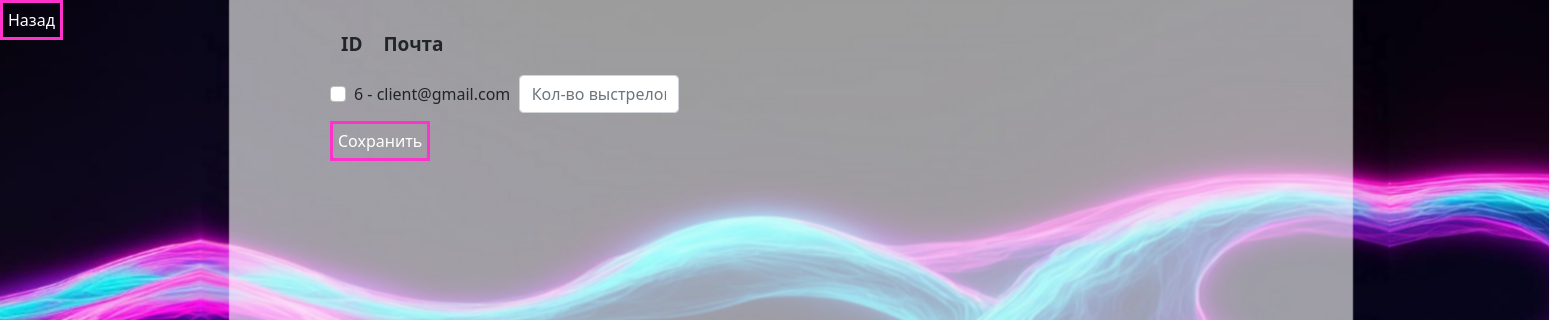
Before: /choise_client (signed in) with the older database file.
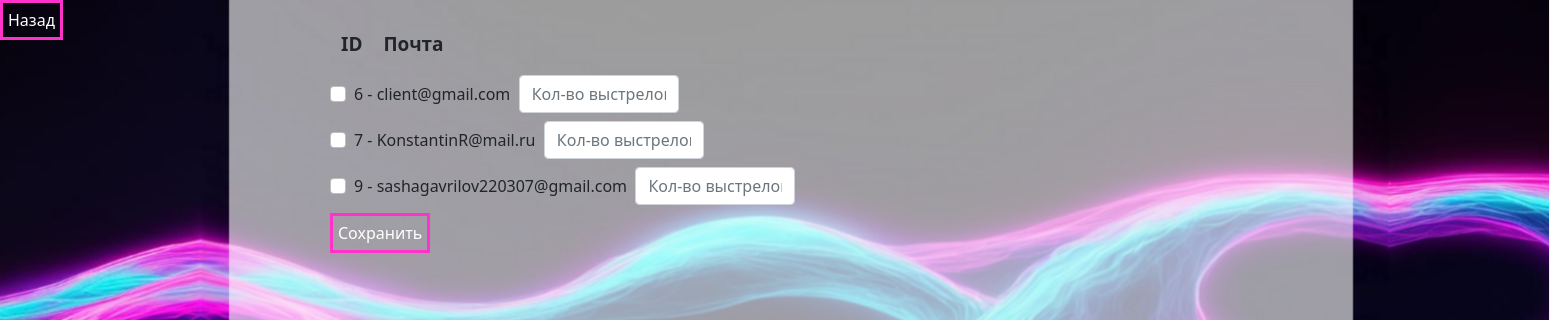
After: the same page with the newer database file.
### models.py (models this page shows)
class Clients(UserMixin, db.Model):
    id = db.Column(db.Integer, primary_key=True)
    email = db.Column(db.String(1000), unique=True)
    password = db.Column(db.String(3000))
    name = db.Column(db.String(1000))
    is_admin = db.Column(db.String(1000))

### admin.py (the view)
@admin.route('/choise_client', methods=['POST', 'GET'])
@login_required
def choice_clients():
    if current_user.is_admin == None:
        return redirect(url_for('client.client_func'))
    return render_template('choise_clients.html', spisok=get_all_clients())

### db_func.py (called while the page is built)
def get_all_clients():
    clients = Clients.query.all()
    return [[i.id, i.email] for i in clients if i.is_admin != 'True']

### run.py (called while the page is built)
def create_app():
    app = Flask(__name__)
    app.config['SECRET_KEY'] = 'secret-key-goes-here'
    app.config['SQLALCHEMY_DATABASE_URI'] = 'sqlite:///db.sqlite'
    app.config.from_envvar('FLASKR_SETTINGS', silent=True)
    app.config['UPLOAD_FOLDER'] = 'static/prizes'
    db.init_app(app)
    login_manager = LoginManager()
    login_manager.login_view = 'main.login'
    login_manager.init_app(app)
    @login_manager.user_loader
    def load_user(user_id):
        return Clients.query.get(int(user_id))
    app.register_blueprint(main_blueprint)
    app.register_blueprint(admin_blueprint)
    app.register_blueprint(client_blueprint)
    return app

### templates/choise_clients.html (shortened to what this page needs)
<!DOCTYPE html>
<html lang="en">
<head>
  <link href="https://cdn.jsdelivr.net/npm/bootstrap@5.0.1/dist/css/bootstrap.min.css" rel="stylesheet"
>
  <link href="\static\css\main.css" rel="stylesheet">
</head>
<body style="background: url('/static/images/neoncreate.jpg'); background-size: cover;">
  <form action="/create_field" method="post">
    <button style="padding: 5px;
    border: 3px solid #f3c;
    background-color: transparent;
    color: white;
    position: relative;">Назад</button>
  </form>
  <form method="post" action="/admin">
    <div class="clientchoice">
        <p style="position: relative; left:11px; font-size: 19px;"><b>ID</b> <b style="position: relative; left: 16px;">Почта</b></p>
    {% for i in spisok %}
    <div class="form-check name">
      <input class="form-check-input" type="checkbox" name="checkbox" value="{{i[0]}}" id="flexCheckDefault">
      <label class="form-check-label" for="flexCheckDefault">
         {{i[0]}} - {{i[1]}}
      </label>
    </div>
    <input class="form-control cntt_hit" id="exampleFormControlInput1" name='btn {{i[0]}}'
      placeholder="Кол-во выстрелов">
    {% endfor %}
    <button type="submit" name="choise_client_btn" value="1111" style="padding: 5px;
    border: 3px solid #f3c;
    background-color: transparent;
    color: white;
    position: relative;" >Сохранить</button>
        </div>
  </form>
</body>
</html>

### static/css/main.css (style rules this page uses)
.name { display: inline-block; }
.cntt_hit { width: 10rem; display: inline-block; }
.clientchoice { display: flex-inline; direction: column; position: relative; left: 330px; top: -10px; }

Changed rows visible on the page:
added Clients: id "7", email "KonstantinR@mail.ru"
added Clients: id "9", email "sashagavrilov220307@gmail.com"
